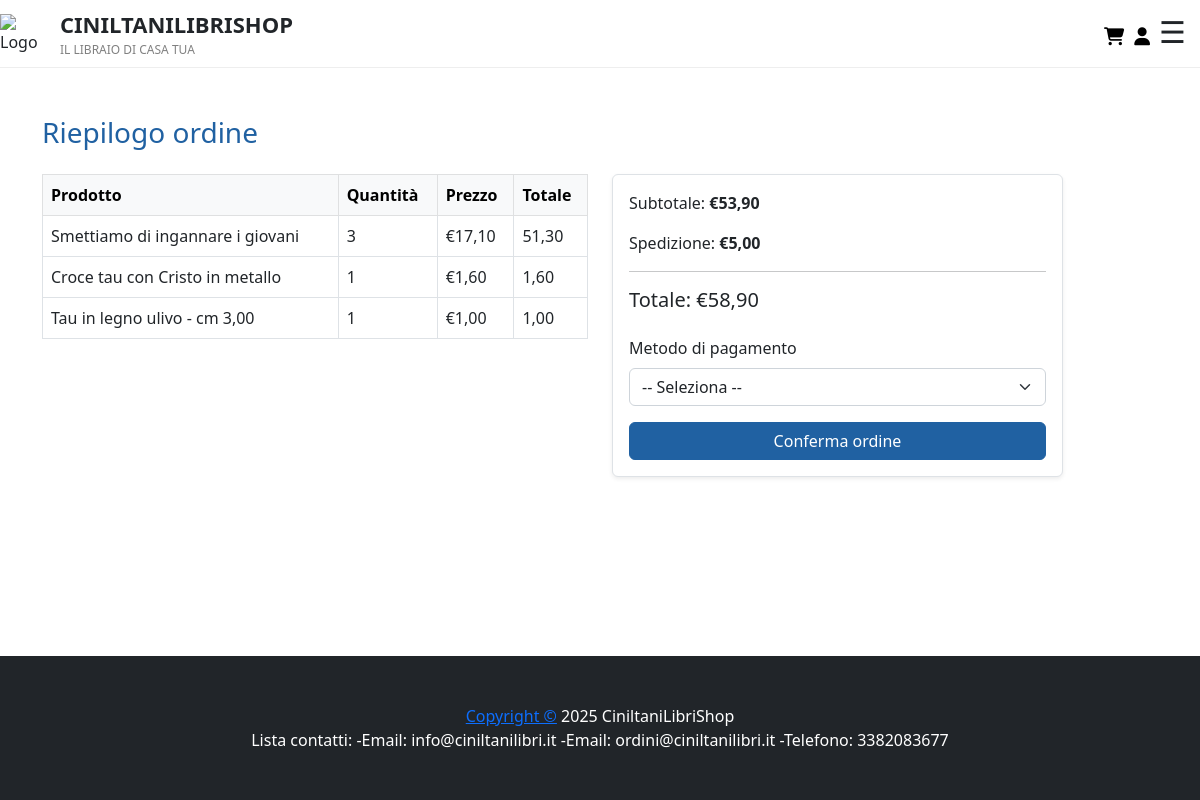
/ecommerce/checkout/ (signed in), run on an earlier commit of the app's database.
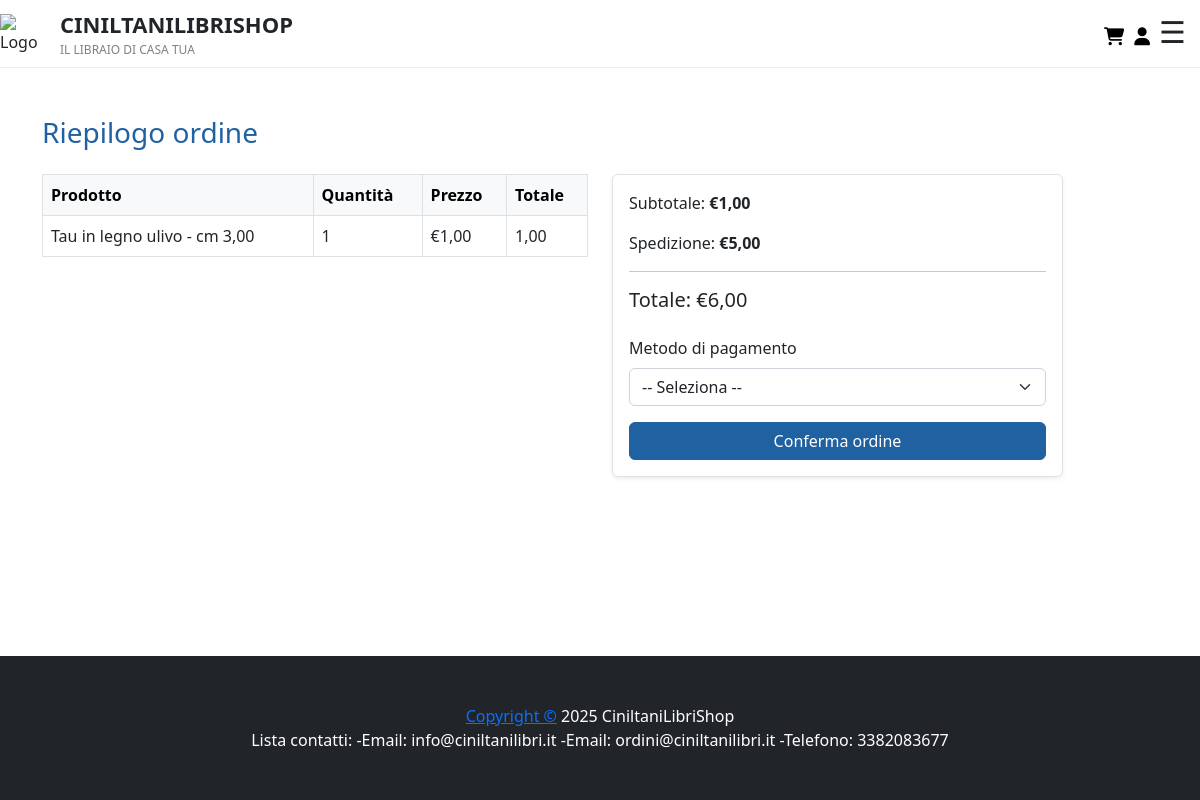
And on a later commit of the database.
### ecommerce/models.py (models this page shows, shortened)
class Carrello(models.Model):
    utente = models.ForeignKey(Utente, on_delete=models.CASCADE)
    prodotto = models.ForeignKey(Prodotto, on_delete=models.CASCADE)
    quantita = models.PositiveIntegerField(default=1)

class Prodotto(models.Model):
    CATEGORIE = [
        ('libri', 'Libri'),
        ('oggettistica', 'Oggettistica'),
        ('cereria', 'Cereria'),
        ('immaginette', 'Immaginette'),
        ('santa_messa', 'Ostie e vino per S. Messa'),
        ('incenso-carboncini', 'Incenso e carboncini'),
    ]
    CLASSI_SPEDIZIONE = [
        ('incenso-carboncini', 'Carboncini incenso'),
        ('libri', 'Libri'),
        ('oggettistica', 'Oggettistica'),
        ('vino', 'Vino'),
    ]
    nome = models.CharField(max_length=120)
    descrizione = models.TextField(blank=True, null=True)
    categoria = models.CharField(max_length=20, choices=CATEGORIE)
    prezzo = models.DecimalField(max_digits=10, decimal_places=2)
    prezzo_scontato = models.DecimalField(max_digits=10, decimal_places=2)
    foto = models.ImageField(upload_to="prodotti/")
    lunghezza_cm = models.DecimalField(max_digits=6, decimal_places=2, blank=True, null=True)
    larghezza_cm = models.DecimalField(max_digits=6, decimal_places=2, blank=True, null=True)
    altezza_cm = models.DecimalField(max_digits=6, decimal_places=2, blank=True, null=True)
    peso_g = models.DecimalField(max_digits=7, decimal_places=2, blank=True, null=True)
    classe_spedizione = models.CharField(max_length=20, choices=CLASSI_SPEDIZIONE, blank=True, null=True)
    quantita = models.PositiveSmallIntegerField()
    disponibile = models.BooleanField(default=True)
    class Meta:
        verbose_name = "Prodotto"
        verbose_name_plural = "Prodotti"

### ecommerce/views.py (the view, shortened to what this page needs)
# urls.py: path('checkout/', views.checkout, name='checkout'),
@login_required
def checkout(request):
    utente = request.user
    carrello_items = Carrello.objects.filter(utente=utente)
    if not carrello_items.exists():
        return redirect('ecommerce:visualizza_carrello')
    for item in carrello_items:
        prezzo = item.prodotto.prezzo_scontato or item.prodotto.prezzo
        item.totale = prezzo * item.quantita  # aggiungi attributo dinamico
    subtotale = Decimal('0.00')
    for item in carrello_items:
        prezzo = item.prodotto.prezzo_scontato or item.prodotto.prezzo
        subtotale += prezzo * item.quantita
    costo_spedizione = Decimal('5.00')
    totale = subtotale + costo_spedizione
    return render(request, 'checkout.html', {
        'carrello_items': carrello_items,
        'subtotale': subtotale,
        'totale': totale,
        'costo_spedizione': costo_spedizione,
        'ordine_completato': False,
    })

### ecommerce/templates/checkout.html (shortened to what this page needs)
{% extends "index.html" %}
{% load static %}
{% block content %}
<section class="py-5">
  <div class="container">
    {% if ordine_completato %}
      <div class="alert alert-success text-center">
        <h4 class="mb-3">Ordine completato con successo!</h4>
        <p>Grazie per il tuo acquisto. Il numero del tuo ordine è <strong>#{{ numero_ordine }}</strong>.</p>
        <a href="{% url 'ecommerce:catalogo' %}" class="btn btn-primary mt-3">Torna al catalogo</a>
      </div>
    {% else %}
      <h3 class="mb-4" style="color:#2061A2;">Riepilogo ordine</h3>
      <div class="row">
        <div class="col-md-6">
          <table class="table table-bordered">
            <thead class="table-light">
              <tr>
                <th>Prodotto</th>
                <th>Quantità</th>
                <th>Prezzo</th>
                <th>Totale</th>
              </tr>
            </thead>
            <tbody>
              {% for item in carrello_items %}
              <tr>
                <td>{{ item.prodotto.nome }}</td>
                <td>{{ item.quantita }}</td>
                <td>€{{ item.prodotto.prezzo_scontato|default:item.prodotto.prezzo|floatformat:2 }}</td>
                <td>
                  {{ item.totale|floatformat:2 }}
                </td>
              </tr>
              {% endfor %}
            </tbody>
          </table>
        </div>
        <div class="col-md-5">
          <div class="card border shadow-sm">
            <div class="card-body">
              <p>Subtotale: <strong>€{{ subtotale|floatformat:2 }}</strong></p>
              <p>Spedizione: <strong>{% if costo_spedizione == 0 %}Gratuita{% else %}€{{ costo_spedizione|floatformat:2 }}{% endif %}</strong></p>
              <hr>
              <h5>Totale: €{{ totale|floatformat:2 }}</h5>
              <form id="checkout-form" method="post" novalidate>
                <div class="mb-3 mt-4">
                  <label class="form-label">Metodo di pagamento</label>
                  <select class="form-select" name="metodo_pagamento" id="metodo_pagamento" required>
                    <option value="">-- Seleziona --</option>
                  </select>
                </div>
                <button type="submit" class="btn btn-primary w-100">Conferma ordine</button>
              </form>
            </div>
          </div>
        </div>
      </div>
    {% endif %}
  </div>
</section>
{% endblock %}

### templates/index.html (shortened to what this page needs)
{% load static %}
<!DOCTYPE html>
<html lang="it">
    <head>
        <link rel="stylesheet" href="https://cdnjs.cloudflare.com/ajax/libs/font-awesome/6.5.0/css/all.min.css">
        <link href="https://cdn.jsdelivr.net/npm/bootstrap-icons@1.5.0/font/bootstrap-icons.css" rel="stylesheet" />
        <link href="{% static 'css/styles.css' %}" rel="stylesheet" />
    </head>
    <body>
        <div class="wrapper">
        <div class="navbar">
            <div class="left-section">
                <div class="logo-section">
                    <img src="{% static 'assets/logo.jpg' %}" alt="Logo">
                <div>
                    <div class="logo-text">CINILTANILIBRISHOP</div>
                    <div class="slogan">IL LIBRAIO DI CASA TUA</div>
                </div>
            </div>
            </div>
            <div class="icons">
                {% if user.is_authenticated %}
                    <a href="{% url 'ecommerce:visualizza_carrello' %}" style="color:black;">
                {% else %}
                    <a href="{% url 'ecommerce:login' %}" style="color:black;">
                {% endif %}
                    <i class="fas fa-shopping-cart" style="margin-top: 10px; "></i>
                </a>
                {% if user.is_authenticated %}
                    <a href="{% url 'ecommerce:profilo_utente' %}" style="color:black;">
                {% else %}
                    <a href="{% url 'ecommerce:login' %}" style="color:black;">
                {% endif %}
                    <i class="fas fa-user" style="margin-top: 10px;"></i>
                </a>
            </div>
            <div style="padding-left: 10px;" class="hamburger" onclick="toggleSidebar()">&#9776;</div>
        </div>
        <div class="corpo">
            {% block content %}
            {% endblock content%}
        </div>
        <footer class="py-5 bg-dark">
            <div class="container"><p class="m-0 text-center text-white"><a href="{% url 'ecommerce:privacy_policy' %}">Copyright &copy;</a> 2025 CiniltaniLibriShop <br>
                Lista contatti:
                -Email: info@ciniltanilibri.it
                -Email: ordini@ciniltanilibri.it
                -Telefono: 3382083677
                </p>
            </div>
        </footer>
        </div>
    </body>
</html>

### ecommerce/templates/checkout.html (style rules this page uses)
.btn-primary { background-color: #2061A2; border-color: #2061A2; }

What changed in the data, as far as the page shows it:
removed Carrello: prodotto.nome "Smettiamo di ingannare i giovani", quantita "3", prodotto.prezzo_scontato "17,10", totale "51,30"
removed Carrello: prodotto.nome "Croce tau con Cristo in metallo", quantita "1", prodotto.prezzo_scontato "1,60", totale "1,60"
Also different on the page:
{{ subtotale|floatformat:2 }}: "53,90" → "1,00"
{{ totale|floatformat:2 }}: "58,90" → "6,00"
